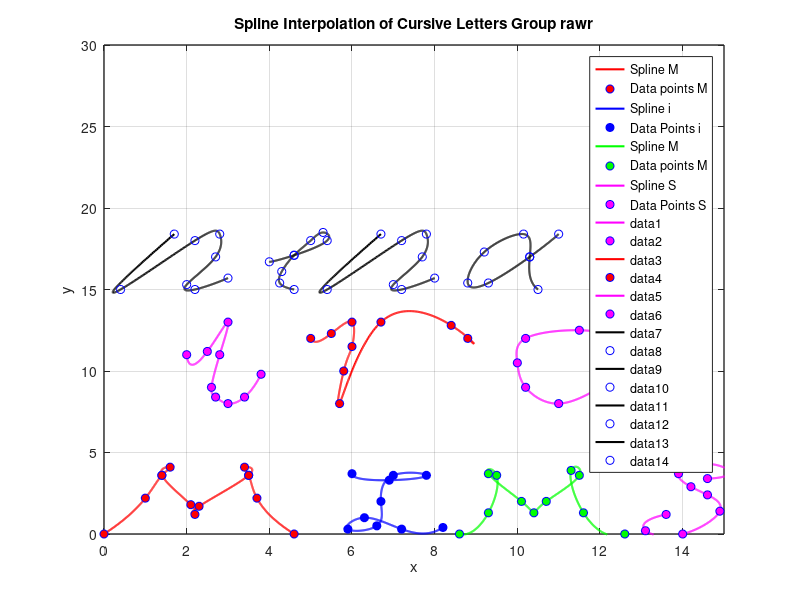

The MATLAB script that drew this image: (Note: this script raises an error after producing the figure.)

%% MIMS
% data coordinates for letter 'M'
x_m_1 = [0 1.0 1.4 1.6 1.4 2.1 2.2 2.3 3.5 3.4 3.5 3.7 4.6];
y_m_1 = [0 2.2 3.6 4.1 3.6 1.8 1.2 1.7 3.6 4.1 3.6 2.2 0.0];

% % data coordinates for letter 'I'
x_i_3 = [6.0 6.9 7.8 7.0 6.7 6.6 5.9 6.3 7.2 8.2];
y_i_3 = [3.7 3.3 3.6 3.6 2.0 0.5 0.3 1.0 0.3 0.4];

% data coordinates for letter 'M'
x_m_2 = [8.6 9.3 9.5 9.3 10.1 10.4 10.7 11.5 11.3 11.6 12.6];
y_m_2 = [0.0 1.3 3.6 3.7 2.0 1.3 2.0 3.6 3.9 1.3 0];

% data coordinates for letter 'S'
x_s = [14.6 15.1 14.5 13.9 14.2 14.6 14.9 14.0 13.1 13.6];
y_s = [3.4 3.9 4.3 3.7 2.9 2.4 1.4 0.0 0.2 1.2];

n_m_1 = length(x_m_1);
n_i_3 = length(x_i_3);
n_m_2 = length(x_m_2);
n_s = length(x_s);

t_m_1 = 0:n_m_1-1; % Parametric coordinate t for 'M'
t_i_3 = 0:n_i_3-1; % Parametric coordinate t for 'I'
t_m_2 = 0:n_m_2-1; % Parametric coordinate t for 'M'
t_s = 0:n_s-1; % Parametric coordinate t for 'S'

tt_m_1 = 0:0.01:n_m_1-1; % More dense coordinate tt for spline interpolation of 'M'
tt_i_3 = 0:0.01:n_i_3-1; % More dense coordinate tt for spline interpolation of 'I'
tt_m_2 = 0:0.01:n_m_2-1; % More dense coordinate tt for spline interpolation of 'M'
tt_s = 0:0.01:n_s-1; % More dense coordinate tt for spline interpolation of 'S'

% Compute spline interpolation for 'M'
xx_m_1 = spline(t_m_1, x_m_1, tt_m_1);
yy_m_1 = spline(t_m_1, y_m_1, tt_m_1);

% Compute spline interpolation for 'I'
xx_i_3 = spline(t_i_3, x_i_3, tt_i_3);
yy_i_3 = spline(t_i_3, y_i_3, tt_i_3);

% Compute spline interpolation for 'M'
xx_m_2 = spline(t_m_2, x_m_2, tt_m_2);
yy_m_2 = spline(t_m_2, y_m_2, tt_m_2);

% Compute spline interpolation for 'S'
xx_s = spline(t_s, x_s, tt_s);
yy_s = spline(t_s, y_s, tt_s);

% Plot settings
figure(1)
plot(xx_m_1, yy_m_1, 'red', 'LineWidth', 1.5) % plot spline for 'M'
hold on
plot(x_m_1, y_m_1, 'bo', 'MarkerFaceColor', 'red') % plot data points for 'M' 

plot(xx_i_3, yy_i_3, 'b', 'LineWidth', 1.5) % plot spline for 'i'
plot(x_i_3, y_i_3, 'bo', 'MarkerFaceColor', 'blue') % plot data points for 'i'

plot(xx_m_2, yy_m_2, 'green', 'LineWidth', 1.5) % plot spline for 'M'
plot(x_m_2, y_m_2, 'bo', 'MarkerFaceColor', 'green') % plot data points for 'M'

plot(xx_s, yy_s, 'magenta', 'LineWidth', 1.5) % plot spline for 'S'
plot(x_s, y_s, 'bo', 'MarkerFaceColor', 'magenta') % plot data points for 'S'
axis([0 50 0 50]);
grid on;
title('Spline Interpolation for the M I M S');
xlabel('x');
ylabel('y');
set(gca, 'FontSize', 10, 'LineWidth', 1)
grid on 
legend('Spline M', 'Data points M','Spline i', 'Data Points i','Spline M', 'Data points M', 'Spline S', 'Data Points S');


%% IRA
% data coordinates for letter 'I'
x_i_4 = [2 2.5 3.0 2.8 2.6 2.7 3.0 3.4 3.8];
y_i_4 = [11 11.2 13.0 11 9 8.4 8 8.4 9.8];

% % data coordinates for letter 'R'
x_r = [5 5.5 6 6 5.8 5.7 6.7 8.4 8.8];
y_r = [12 12.3 13 11.5 10 8 13 12.8 12];


% data coordinates for letter 'A'
x_a_3 = [13 12.5 11.5 10.2 10 10.2 11 12 12.5 13 13.2 14];
y_a_3 = [11 12 12.5 12 10.5 9 8 9 10 11 9 8.3];


n_i_4 = length(x_i_4);
n_r = length(x_r);
n_a_3 = length(x_a_3);

t_i_4 = 0:n_i_4-1;
t_r = 0:n_r-1;
t_a_3 = 0:n_a_3-1; 

tt_i_4 = 0:0.01:n_i_4-1; 
tt_r = 0:0.01:n_r-1; 
tt_a_3 = 0:0.01:n_a_3-1;

% Compute spline interpolation for 'I'
xx_i_4 = spline(t_i_4, x_i_4, tt_i_4);
yy_i_4 = spline(t_i_4, y_i_4, tt_i_4);

% Compute spline interpolation for 'R'
xx_r = spline(t_r, x_r, tt_r);
yy_r = spline(t_r, y_r, tt_r);

% Compute spline interpolation for 'A'
xx_a_3 = spline(t_a_3, x_a_3, tt_a_3);
yy_a_3 = spline(t_a_3, y_a_3, tt_a_3);


% Plot settings
figure(1)
plot(xx_i_4, yy_i_4, 'magenta', 'LineWidth', 1.5) 
hold on
plot(x_i_4, y_i_4, 'bo', 'MarkerFaceColor', 'magenta') 

plot(xx_r, yy_r, 'red', 'LineWidth', 1.5) 
plot(x_r, y_r, 'bo', 'MarkerFaceColor', 'red') 

plot(xx_a_3, yy_a_3, 'magenta', 'LineWidth', 1.5) 
plot(x_a_3, y_a_3, 'bo', 'MarkerFaceColor', 'magenta') 

axis([0 50 0 50]);
grid on;
title('Spline Interpolation for the I R A');
xlabel('x');

%% ---------------------------------------- nina ----------------------------------------
% n_2
x_n_2 = [1.7 0.4 2.2 2.8 2.7 2 2.2 3];
y_n_2 = [18.4 15 18 18.4 17 15.3 15 15.7];

% i_2
x_i_2 = [4 4.6 5.4 5.3 5 4.6 4.3 4.25 4.6];
y_i_2 = [16.7 17.1 18 18.5 18 17.1 16.1 15.4 15];

% n_3
x_n_3 = [6.7 5.4 7.2 7.8 7.7 7 7.2 8];
y_n_3 = [18.4 15 18 18.4 17 15.3 15 15.7];

% a
x_a_2 = [11 10.3 9.3 8.8 9.2 10.15 10.3 10.5];
y_a_2 = [18.4 17 15.4 15.4 17.3 18.4 17 15];

n_n_2 = length(x_n_2); 
n_i_2 = length(x_i_2); 
n_n_3 = length(x_n_3); 
n_a_2 = length(x_a_2);

t_n_2 = 0:n_n_2-1; 
t_i_2 = 0:n_i_2-1; 
t_n_3 = 0:n_n_3-1; 
t_a_2 = 0:n_a_2-1;

tt_n_2 = 0:0.01:n_n_2-1; 
tt_i_2 = 0:0.01:n_i_2-1; 
tt_n_3 = 0:0.01:n_n_3-1; 
tt_a_2 = 0:0.01:n_a_2-1;

xx_n_2 = spline(t_n_2, x_n_2, tt_n_2);
xx_i_2 = spline(t_i_2, x_i_2, tt_i_2);
xx_n_3 = spline(t_n_3, x_n_3, tt_n_3);
xx_a_2 = spline(t_a_2, x_a_2, tt_a_2);

yy_n_2 = spline(t_n_2, y_n_2, tt_n_2);
yy_i_2 = spline(t_i_2, y_i_2, tt_i_2);
yy_n_3 = spline(t_n_3, y_n_3, tt_n_3);
yy_a_2 = spline(t_a_2, y_a_2, tt_a_2);

figure(1)
plot(xx_n_2, yy_n_2, 'k', 'LineWidth', 1.5)
hold on
plot(x_n_2, y_n_2, 'bo')

plot(xx_i_2, yy_i_2, 'k', 'LineWidth', 1.5)
plot(x_i_2, y_i_2, 'bo')

plot(xx_n_3, yy_n_3, 'k', 'LineWidth', 1.5)
plot(x_n_3, y_n_3, 'bo')

plot(xx_a_2, yy_a_2, 'k', 'LineWidth', 1.5)
plot(x_a_2, y_a_2, 'bo')

%% --------------------------------------------------------------------------------------

axis([0 15 0 30])
grid on
title('Spline Interpolation of Cursive Letters Group rawr')
xlabel('x')
ylabel('y')
set(gcs, 'FontSize', 10, 'LineWidth', 1)
grid on
ylabel('y');
set(gca, 'FontSize', 10, 'LineWidth', 1)
grid on 
legend('Spline I', 'Data points I','Spline R', 'Data Points R','Spline A', 'Data points A');
